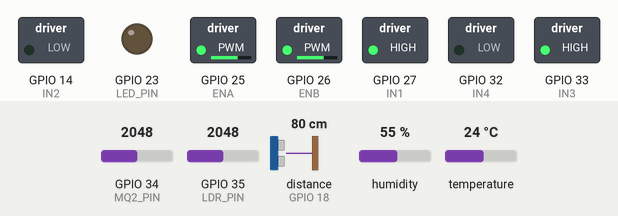
Simulated run of this sketch. Board: ESP32. Shown: switched loads named in the sketch (green lamp = pin HIGH), output pins drawn as LEDs (lit = HIGH). Wiring (inferred from the names in the program): ultrasonic range finder: trigger GPIO 5; echo GPIO 18. Dashed ring = blinking. The test bench sets the inputs (shaded band); at power-on: distance to the obstacle (sensor on GPIO 18) 80 cm, GPIO 35 (LDR_PIN) = 2048, GPIO 34 (MQ2_PIN) = 2048, humidity 55 %, temperature 24 °C. The echo pulse lasts 58.3 µs per cm; pins used as bus, display or sensor lines are not drawn.

Above: at 1.3 s.
1.4 s: distance to the obstacle (sensor on GPIO 18) set to 24 cm
2.9 s: distance to the obstacle (sensor on GPIO 18) set to 19 cm
At 3.9 s:
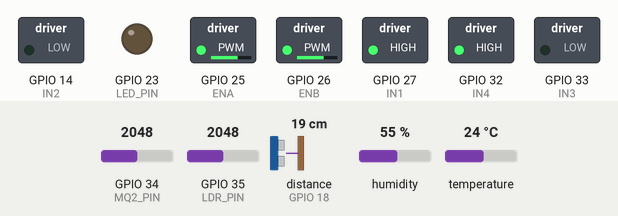
6.4 s: GPIO 35 (LDR_PIN) set to 3138
9.9 s: GPIO 35 (LDR_PIN) set to 3265
At 13.2 s:
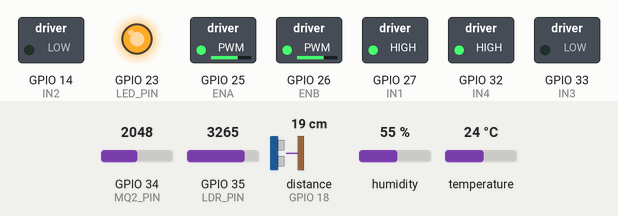
15.1 s: distance to the obstacle (sensor on GPIO 18) set to 35 cm
At 17.2 s:
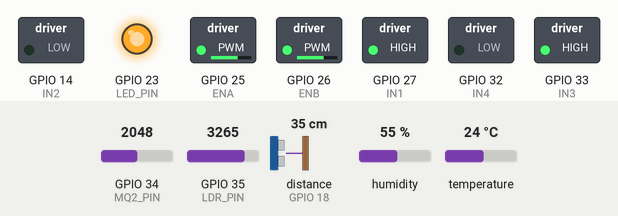
17.8 s: distance to the obstacle (sensor on GPIO 18) set to 2 cm
At 18.01 s:
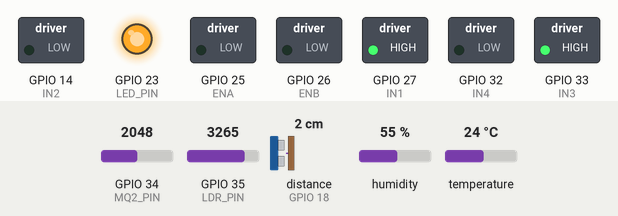
Timing chart, 0 to 22.3 s (numbered marks = the images above; inputs shaded):
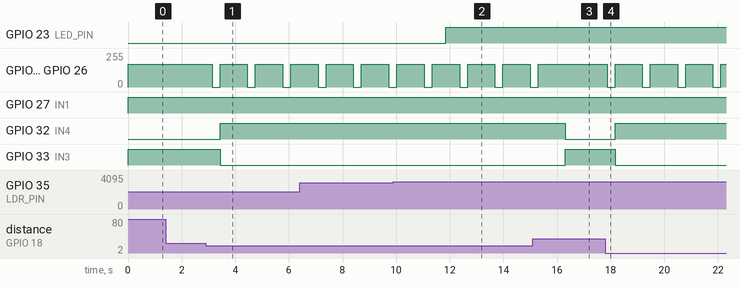

The sketch:

new.ino
```cpp
#include <DHT.h>

/* ======== BLUETOOTH (external HC-05/HC-06 on UART2) ======== */
// SoftwareSerial is not needed on ESP32, it has hardware UARTs
#define BT_RX 16   // ESP32 RX2  <- HC-05 TX
#define BT_TX 17   // ESP32 TX2  -> HC-05 RX
HardwareSerial BT(2);

/* ======== ULTRASONIC ======== */
#define TRIG_PIN  5
#define ECHO_PIN  18   // use a voltage divider (HC-SR04 echo is 5V)

/* ======== MQ SENSOR ======== */
#define MQ2_PIN   34   // ADC1, input only (use a divider if module output is 5V)

/* ======== LIGHT SENSOR ======== */
#define LDR_PIN   35   // ADC1, input only

/* ======== DHT SENSOR ======== */
#define DHTPIN    4
#define DHTTYPE   DHT22

DHT dht(DHTPIN, DHTTYPE);

/* ======== MOTOR DRIVER ======== */
#define ENA  25
#define ENB  26

#define IN1  27
#define IN2  14
#define IN3  33
#define IN4  32

#define MOTOR_SPEED 170

/* ======== LED ======== */
#define LED_PIN 23

/* ======== THRESHOLDS ======== */
#define LIGHT_LOW_THRESHOLD   800
#define LIGHT_HIGH_THRESHOLD  100
#define GAS_THRESHOLD         400
#define TEMP_THRESHOLD        45

/* ======== PWM HELPER (works on ESP32 core 2.x and 3.x) ======== */
#define PWM_FREQ 5000
#define PWM_RES  8      // 8-bit, 0-255 like Arduino analogWrite
#define CH_A 0
#define CH_B 1

void pwmSetup() {
#if ESP_ARDUINO_VERSION_MAJOR >= 3
  ledcAttach(ENA, PWM_FREQ, PWM_RES);
  ledcAttach(ENB, PWM_FREQ, PWM_RES);
#else
  ledcSetup(CH_A, PWM_FREQ, PWM_RES);
  ledcSetup(CH_B, PWM_FREQ, PWM_RES);
  ledcAttachPin(ENA, CH_A);
  ledcAttachPin(ENB, CH_B);
#endif
}

void pwmWriteMotors(int a, int b) {
#if ESP_ARDUINO_VERSION_MAJOR >= 3
  ledcWrite(ENA, a);
  ledcWrite(ENB, b);
#else
  ledcWrite(CH_A, a);
  ledcWrite(CH_B, b);
#endif
}

/* ======== ADC HELPER ======== */
// ESP32 ADC is 12-bit (0-4095). Shift to 10-bit (0-1023)
// so the original thresholds still work unchanged.
int readADC10(int pin) {
  return analogRead(pin) >> 2;
}

void setup() {
  Serial.begin(9600);
  BT.begin(9600, SERIAL_8N1, BT_RX, BT_TX);

  pinMode(TRIG_PIN, OUTPUT);
  pinMode(ECHO_PIN, INPUT);
  pinMode(MQ2_PIN, INPUT);
  pinMode(LDR_PIN, INPUT);

  pinMode(IN1, OUTPUT);
  pinMode(IN2, OUTPUT);
  pinMode(IN3, OUTPUT);
  pinMode(IN4, OUTPUT);

  pwmSetup();

  pinMode(LED_PIN, OUTPUT);   // LED setup

  dht.begin();

  BT.println("Smart AI Robot Ready 🚀");
}

void loop() {

  long distance = getDistance();
  int gasValue = readADC10(MQ2_PIN);
  int lightValue = readADC10(LDR_PIN);
  float temp = dht.readTemperature();

  if (isnan(temp)) temp = 0;

  /* ======== OBSTACLE AVOIDANCE ======== */
  if (distance > 20 || distance == -1) {
    moveForward();
  } else {
    stopMotors();
    delay(300);
    turnRight();
    delay(500);
  }

  /* ======== ANOMALY DETECTION ======== */
  String anomaly = "NORMAL";

  // Light anomaly + LED control
  if (lightValue > LIGHT_LOW_THRESHOLD) {
    anomaly = "LOW LIGHT ⚠️";
    digitalWrite(LED_PIN, HIGH);   // LED ON
  }
  else if (lightValue < LIGHT_HIGH_THRESHOLD) {
    anomaly = "HIGH LIGHT ⚠️";
    digitalWrite(LED_PIN, LOW);    // LED OFF
  }
  else {
    digitalWrite(LED_PIN, LOW);    // Normal → LED OFF
  }

  // Gas anomaly (HIGH PRIORITY)
  if (gasValue > GAS_THRESHOLD) {
    anomaly = "GAS LEAK 🚨";
  }

  // Temperature anomaly
  if (temp > TEMP_THRESHOLD) {
    anomaly = "HIGH TEMP 🔥";
  }

  /* ======== SEND DATA ======== */
  BT.print("Dist: ");
  BT.print(distance);
  BT.print(" cm | Gas: ");
  BT.print(gasValue);
  BT.print(" | Light: ");
  BT.print(lightValue);
  BT.print(" | Temp: ");
  BT.print(temp);
  BT.print(" C | Status: ");
  BT.println(anomaly);

  delay(500);
}

/* ======== MOTOR FUNCTIONS ======== */

void moveForward() {
  pwmWriteMotors(MOTOR_SPEED, MOTOR_SPEED);

  digitalWrite(IN1, HIGH);
  digitalWrite(IN2, LOW);
  digitalWrite(IN3, HIGH);
  digitalWrite(IN4, LOW);
}

void stopMotors() {
  pwmWriteMotors(0, 0);
}

void turnRight() {
  pwmWriteMotors(MOTOR_SPEED, MOTOR_SPEED);

  digitalWrite(IN1, HIGH);
  digitalWrite(IN2, LOW);
  digitalWrite(IN3, LOW);
  digitalWrite(IN4, HIGH);
}

void turnLeft() {
  pwmWriteMotors(MOTOR_SPEED, MOTOR_SPEED);

  digitalWrite(IN1, LOW);
  digitalWrite(IN2, HIGH);
  digitalWrite(IN3, HIGH);
  digitalWrite(IN4, LOW);
}

/* ======== ULTRASONIC FUNCTION ======== */
long getDistance() {

  digitalWrite(TRIG_PIN, LOW);
  delayMicroseconds(2);

  digitalWrite(TRIG_PIN, HIGH);
  delayMicroseconds(10);
  digitalWrite(TRIG_PIN, LOW);

  long duration = pulseIn(ECHO_PIN, HIGH, 30000);

  if (duration == 0) return -1;

  return duration * 0.034 / 2;
}
```

Measured:
- the behaviour switches between 22 and 21 cm on distance to the obstacle (sensor on GPIO 18) (found by bisection; images 0 and 1)
- the behaviour switches between 3203 and 3204 on GPIO 35 (LDR_PIN) (found by bisection; images 1 and 2)
- after the input at 1.4 s, every drawn part: stays the same
- after the input at 2.9 s, GPIO 25 (ENA), GPIO 26 (ENB): alternates 169/255 for 1.0 s and 0/255 for 0.30 s, starting after 0.23 s; GPIO 32 (IN4): LOW → HIGH after 0.53 s; GPIO 33 (IN3): HIGH → LOW after 0.53 s
- after the input at 9.9 s, GPIO 23 (LED_PIN): LOW → HIGH after 1.9 s
- after the input at 15.1 s, GPIO 25 (ENA), GPIO 26 (ENB): goes on until 15.3 s, then stays 169/255; GPIO 32 (IN4): HIGH → LOW after 1.2 s; GPIO 33 (IN3): LOW → HIGH after 1.2 s
- after the input at 17.8 s, GPIO 25 (ENA), GPIO 26 (ENB): alternates 169/255 for 1.0 s and 0/255 for 0.30 s, starting after 0.07 s; GPIO 32 (IN4): LOW → HIGH after 0.37 s; GPIO 33 (IN3): HIGH → LOW after 0.37 s
